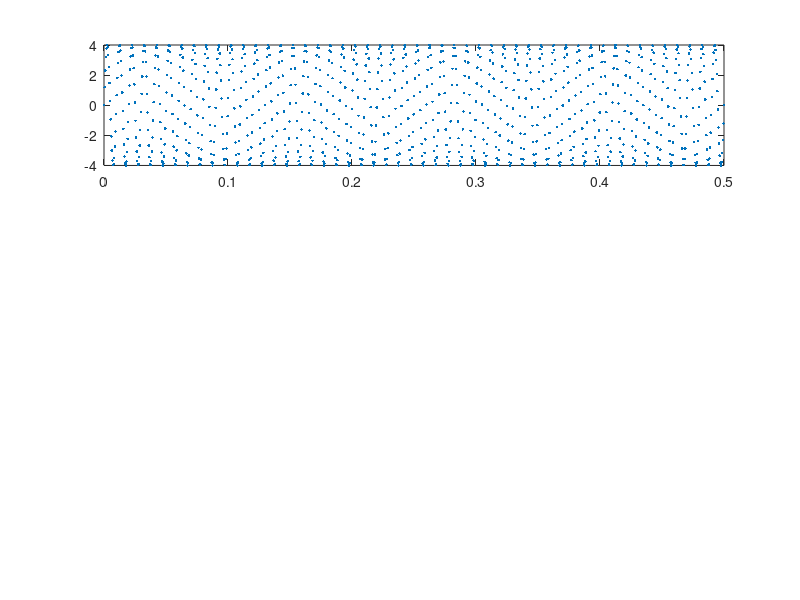

Source code (MATLAB): (Note: this script raises an error after producing the figure.)
clear, close all
f = 100;
fs = 1024;
t = linspace(0, 0.5, fs);

x = 4 * sin(2 * pi * f * t);

noise = randn(1, fs);
x_noised = x + noise;

X_noised = fft(x_noised);

fillert = zeros(1, fs);
fillert(44:55) = 1;
fillert(970:980) = 1;

X_filtered = X_noised .* fillert;

x_filtered = real(ifft(X_filtered));

figure;
subplot(3, 1, 1);
plot(t, x, ".");
title('Original Signal', ".");
xlabel('t');
xlim([0 0.1]);
ylabel('Amplitude');
grid on;

subplot(3, 1, 2);
plot(t, x_noised, ".");
title('Noised Signal');
xlabel('t');
xlim([0 0.1]);
ylabel('Amplitude');
grid on;

subplot(3, 1, 3);
plot(t, x_filtered, ".");
title('Filtered Signal');
xlabel('t');
xlim([0 0.1]);
ylabel('Amplitude');
grid on;

sgtitle('Signals');
